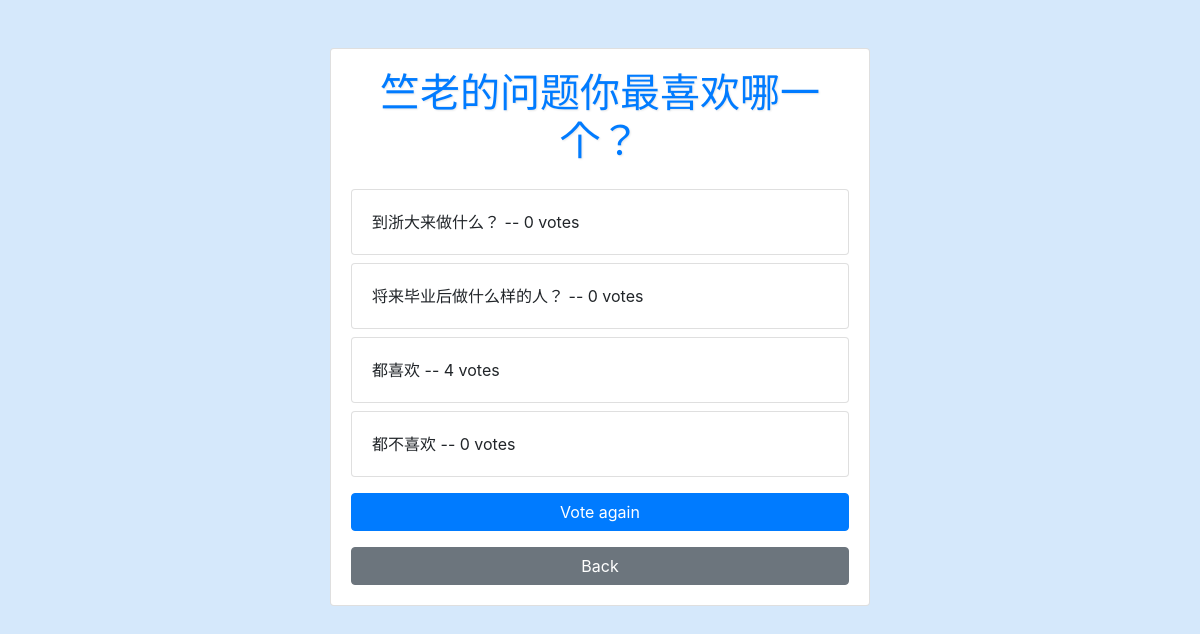
/myapp/19/results/, run on the app's committed database.
### myapp/models.py (models this page shows, shortened)
class Question(models.Model):
    question_text = models.CharField(max_length=200)
    pub_date = models.DateTimeField("date published")

class Choice(models.Model):
    question = models.ForeignKey(Question, on_delete=models.CASCADE)
    choice_text = models.CharField(max_length=200)
    votes = models.IntegerField(default=0)

### myapp/views.py (the view)
# urls.py: path("<int:pk>/results/", views.ResultsView.as_view(), name="results"),
class ResultsView(generic.DetailView):
    model = Question
    template_name = "myapp/results.html"

### myapp/templates/myapp/results.html (shortened to what this page needs)
{% load static %}
<!DOCTYPE html>
<html lang="en">
<head>
    <link rel="stylesheet" href="https://maxcdn.bootstrapcdn.com/bootstrap/4.5.2/css/bootstrap.min.css">
    <link rel="stylesheet" href="{% static 'myapp/style.css' %}">
</head>
<body>
    <div class="container">
        <div class="row justify-content-center">
            <div class="col-md-6">
                <div class="card my-5">
                    <div class="card-body">
                        <h1 class="text-center mb-4">{{ question.question_text }}</h1>
                        <ul class="list-unstyled">
                        {% for choice in question.choice_set.all %}
                            <li class="mb-2">
                                <div class="card">
                                    <div class="card-body">
                                        {{ choice.choice_text }} -- {{ choice.votes }} vote{{ choice.votes|pluralize }}
                                    </div>
                                </div>
                            </li>
                        {% endfor %}
                        </ul>
                        <div class="mt-3">
                            <a href="{% url 'myapp:detail' question.id %}" class="btn btn-primary btn-block">Vote again</a>
                        </div>
                        <div class="mt-3">
                            <a href="{% url 'myapp:index' %}" class="btn btn-secondary btn-block">Back</a>
                        </div>
                    </div>
                </div>
            </div>
        </div>
    </div>
</body>
</html>

### myapp/static/myapp/style.css (style rules this page uses)
body { background-color: #d5e8fb; }
h1 { color: #007bff; text-shadow: 1px 1px 2px rgba(0, 0, 0, 0.1); }

### data on the page
Question: question_text "竺老的问题你最喜欢哪一个？"
Choice: choice_text "到浙大来做什么？", votes "0"
Choice: choice_text "将来毕业后做什么样的人？", votes "0"
Choice: choice_text "都喜欢", votes "4"
Choice: choice_text "都不喜欢", votes "0"
